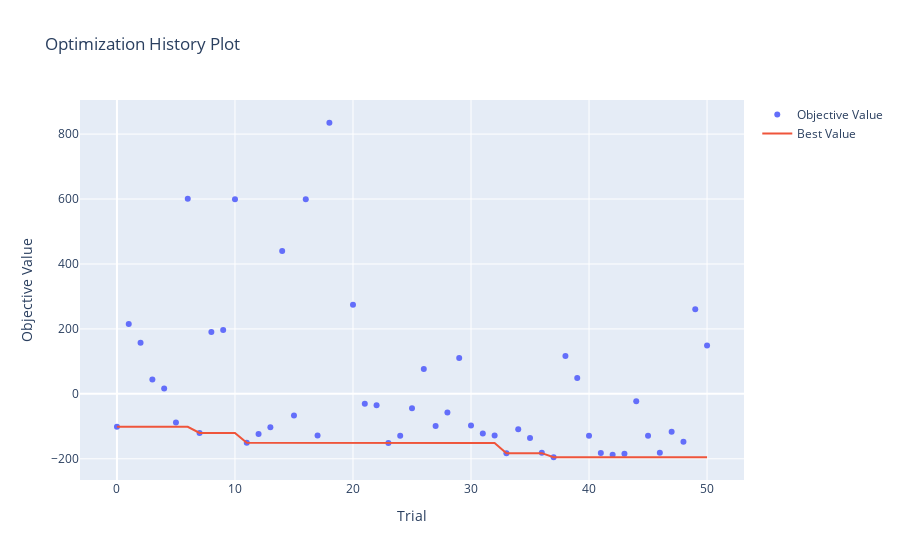
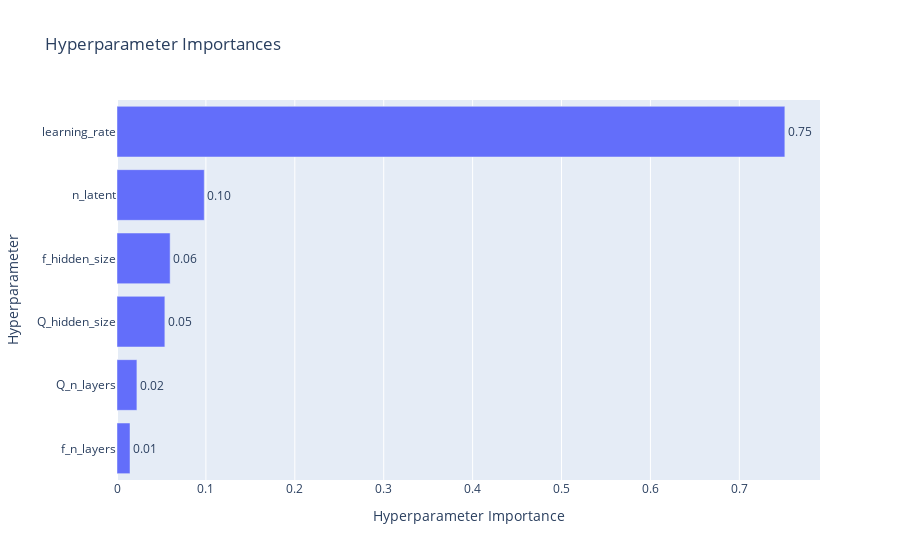
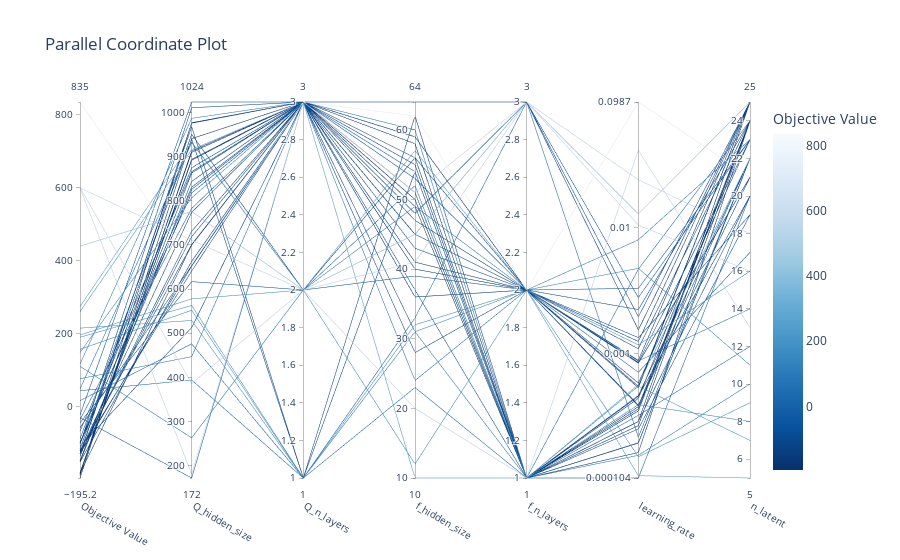
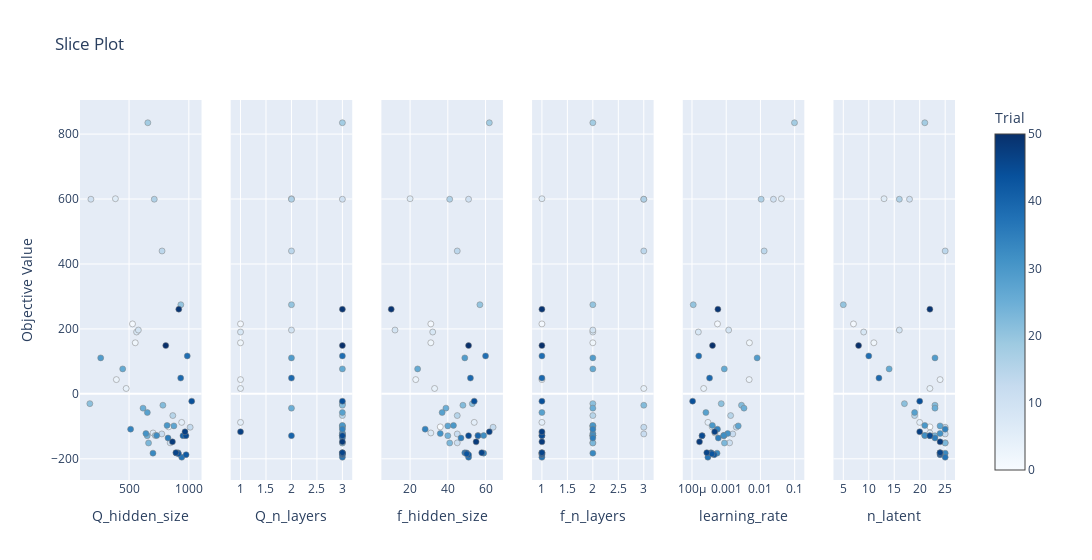

Notebook cell for these charts, in order:
### Code cell
from optuna.visualization import plot_optimization_history, plot_param_importances, plot_parallel_coordinate, plot_slice

# Show optimization history (objective value per trial)
fig1 = plot_optimization_history(study)
fig1.show()

# Show parameter importances
fig2 = plot_param_importances(study)
fig2.show()

# Show parallel coordinate plot (hyperparameters vs. objective)
fig3 = plot_parallel_coordinate(study)
fig3.show()

# Show slice plot (parameter values vs. objective)
fig4 = plot_slice(study)
fig4.show()

### Figure 1 — Plotly figure (JSON) as saved in the notebook; plotly's stock layout.template omitted (floating-point values rounded to 4 significant figures)
{"data": [{"mode": "markers", "name": "Objective Value", "type": "scatter", "x": [0, 1, 2, 3, 4, 5, 6, 7, 8, 9, 10, 11, 12, 13, 14, 15, 16, 17, 18, 20, 21, 22, 23, 24, 25, 26, 27, 28, 29, 30, 31, 32, 33, 34, 35, 36, 37, 38, 39, 40, 41, 42, 43, 44, 45, 46, 47, 48, 49, 50], "y": [-101.7, 215.4, 157.3, 43.9, 16.63, -87.84, 601.0, -120.4, 190.5, 196.5, 599.4, -150.9, -123.5, -102.8, 440.0, -66.88, 599.4, -128.1, 835.0, 274.5, -30.12, -34.99, -151.3, -129.0, -43.95, 76.83, -98.63, -57.52, 110.8, -97.23, -122.2, -128.4, -182.6, -108.7, -135.9, -181.6, -195.2, 116.8, 48.61, -128.8, -181.9, -187.4, -184.8, -22.46, -128.7, -181.1, -116.9, -147.8, 260.8, 148.8]}, {"mode": "lines", "name": "Best Value", "type": "scatter", "x": [0, 1, 2, 3, 4, 5, 6, 7, 8, 9, 10, 11, 12, 13, 14, 15, 16, 17, 18, 19, 20, 21, 22, 23, 24, 25, 26, 27, 28, 29, 30, 31, 32, 33, 34, 35, 36, 37, 38, 39, 40, 41, 42, 43, 44, 45, 46, 47, 48, 49, 50], "y": [-101.7, -101.7, -101.7, -101.7, -101.7, -101.7, -101.7, -120.4, -120.4, -120.4, -120.4, -150.9, -150.9, -150.9, -150.9, -150.9, -150.9, -150.9, -150.9, -150.9, -150.9, -150.9, -150.9, -151.3, -151.3, -151.3, -151.3, -151.3, -151.3, -151.3, -151.3, -151.3, -151.3, -182.6, -182.6, -182.6, -182.6, -195.2, -195.2, -195.2, -195.2, -195.2, -195.2, -195.2, -195.2, -195.2, -195.2, -195.2, -195.2, -195.2, -195.2]}, {"marker": {"color": "#cccccc"}, "mode": "markers", "name": "Infeasible Trial", "showlegend": false, "type": "scatter", "x": [], "y": []}], "layout": {"title": {"text": "Optimization History Plot"}, "xaxis": {"title": {"text": "Trial"}}, "yaxis": {"title": {"text": "Objective Value"}}}}

### Figure 2 — Plotly figure (JSON) as saved in the notebook; plotly's stock layout.template omitted (floating-point values rounded to 4 significant figures)
{"data": [{"cliponaxis": false, "hovertemplate": ["f_n_layers (IntDistribution): 0.014654417758052153<extra></extra>", "Q_n_layers (IntDistribution): 0.022394353264363676<extra></extra>", "Q_hidden_size (IntDistribution): 0.05382933523958036<extra></extra>", "f_hidden_size (IntDistribution): 0.059768576039967866<extra></extra>", "n_latent (IntDistribution): 0.09814010174602716<extra></extra>", "learning_rate (FloatDistribution): 0.7512132159520089<extra></extra>"], "name": "Objective Value", "orientation": "h", "text": ["0.01", "0.02", "0.05", "0.06", "0.10", "0.75"], "textposition": "outside", "type": "bar", "x": [0.01465, 0.02239, 0.05383, 0.05977, 0.09814, 0.7512], "y": ["f_n_layers", "Q_n_layers", "Q_hidden_size", "f_hidden_size", "n_latent", "learning_rate"]}], "layout": {"title": {"text": "Hyperparameter Importances"}, "xaxis": {"title": {"text": "Hyperparameter Importance"}}, "yaxis": {"title": {"text": "Hyperparameter"}}}}

### Figure 3 — Plotly figure (JSON) as saved in the notebook; plotly's stock layout.template omitted (floating-point values rounded to 4 significant figures)
{"data": [{"dimensions": [{"label": "Objective Value", "range": [-195.2, 835.0], "values": [-101.7, 215.4, 157.3, 43.9, 16.63, -87.84, 601.0, -120.4, 190.5, 196.5, 599.4, -150.9, -123.5, -102.8, 440.0, -66.88, 599.4, -128.1, 835.0, 274.5, -30.12, -34.99, -151.3, -129.0, -43.95, 76.83, -98.63, -57.52, 110.8, -97.23, -122.2, -128.4, -182.6, -108.7, -135.9, -181.6, -195.2, 116.8, 48.61, -128.8, -181.9, -187.4, -184.8, -22.46, -128.7, -181.1, -116.9, -147.8, 260.8, 148.8]}, {"label": "Q_hidden_size", "range": [172, 1024], "values": [831, 529, 552, 394, 476, 940, 386, 701, 563, 578, 181, 844, 774, 1011, 776, 866, 711, 719, 657, 933, 172, 783, 663, 652, 617, 447, 875, 653, 263, 818, 641, 731, 700, 513, 826, 910, 941, 987, 932, 951, 894, 977, 913, 1024, 976, 892, 968, 863, 916, 807]}, {"label": "Q_n_layers", "range": [1, 3], "values": [3, 1, 1, 1, 1, 1, 2, 3, 1, 2, 3, 3, 3, 3, 2, 3, 2, 3, 3, 2, 3, 3, 3, 3, 2, 3, 3, 3, 2, 3, 3, 3, 3, 3, 3, 3, 3, 3, 2, 2, 3, 3, 3, 3, 3, 3, 1, 3, 3, 3]}, {"label": "f_hidden_size", "range": [10, 64], "values": [36, 31, 31, 23, 33, 54, 20, 31, 32, 12, 51, 45, 45, 64, 45, 45, 41, 56, 62, 57, 53, 48, 41, 40, 39, 24, 40, 37, 49, 43, 36, 59, 59, 28, 47, 49, 51, 60, 52, 56, 50, 51, 50, 54, 51, 58, 62, 55, 10, 51]}, {"label": "f_n_layers", "range": [1, 3], "values": [2, 1, 2, 1, 3, 1, 1, 1, 2, 2, 3, 2, 3, 3, 3, 2, 3, 2, 2, 2, 2, 3, 2, 2, 2, 2, 2, 1, 2, 2, 2, 2, 2, 2, 2, 1, 1, 1, 1, 1, 1, 1, 1, 1, 1, 1, 1, 1, 1, 1]}, {"label": "learning_rate", "range": [-3.982, -1.006], "ticktext": ["0.000104", "0.001", "0.01", "0.0987"], "tickvals": [-3.982, -3, -2, -1.006], "values": [-3.411, -3.255, -2.322, -2.33, -3.659, -3.534, -1.388, -3.329, -3.814, -2.929, -1.621, -2.901, -2.809, -2.705, -1.892, -2.871, -1.98, -3.072, -1.006, -3.964, -3.145, -2.554, -3.051, -3.066, -2.481, -3.056, -2.649, -3.594, -2.097, -3.404, -2.958, -3.073, -3.268, -3.256, -3.231, -3.452, -3.535, -3.803, -3.487, -3.704, -3.435, -3.352, -3.418, -3.982, -3.706, -3.568, -3.336, -3.78, -3.243, -3.401]}, {"label": "n_latent", "range": [5, 25], "values": [22, 7, 11, 24, 22, 20, 13, 22, 9, 16, 18, 25, 25, 25, 25, 19, 16, 21, 21, 5, 17, 23, 25, 23, 23, 14, 24, 19, 23, 21, 24, 21, 25, 25, 23, 24, 25, 10, 12, 22, 24, 24, 24, 20, 22, 24, 20, 24, 22, 8]}], "labelangle": 30, "labelside": "bottom", "line": {"color": [-101.7, 215.4, 157.3, 43.9, 16.63, -87.84, 601.0, -120.4, 190.5, 196.5, 599.4, -150.9, -123.5, -102.8, 440.0, -66.88, 599.4, -128.1, 835.0, 274.5, -30.12, -34.99, -151.3, -129.0, -43.95, 76.83, -98.63, -57.52, 110.8, -97.23, -122.2, -128.4, -182.6, -108.7, -135.9, -181.6, -195.2, 116.8, 48.61, -128.8, -181.9, -187.4, -184.8, -22.46, -128.7, -181.1, -116.9, -147.8, 260.8, 148.8], "colorbar": {"title": {"text": "Objective Value"}}, "colorscale": [[0, "rgb(247,251,255)"], [0.125, "rgb(222,235,247)"], [0.25, "rgb(198,219,239)"], [0.375, "rgb(158,202,225)"], [0.5, "rgb(107,174,214)"], [0.625, "rgb(66,146,198)"], [0.75, "rgb(33,113,181)"], [0.875, "rgb(8,81,156)"], [1, "rgb(8,48,107)"]], "reversescale": true, "showscale": true}, "type": "parcoords"}], "layout": {"title": {"text": "Parallel Coordinate Plot"}}}

### Figure 4 — Plotly figure (JSON) as saved in the notebook; plotly's stock layout.template omitted (floating-point values rounded to 4 significant figures)
{"data": [{"marker": {"color": [0, 1, 2, 3, 4, 5, 6, 7, 8, 9, 10, 11, 12, 13, 14, 15, 16, 17, 18, 20, 21, 22, 23, 24, 25, 26, 27, 28, 29, 30, 31, 32, 33, 34, 35, 36, 37, 38, 39, 40, 41, 42, 43, 44, 45, 46, 47, 48, 49, 50], "colorbar": {"title": {"text": "Trial"}, "x": 1, "xpad": 40}, "colorscale": [[0, "rgb(247,251,255)"], [0.125, "rgb(222,235,247)"], [0.25, "rgb(198,219,239)"], [0.375, "rgb(158,202,225)"], [0.5, "rgb(107,174,214)"], [0.625, "rgb(66,146,198)"], [0.75, "rgb(33,113,181)"], [0.875, "rgb(8,81,156)"], [1, "rgb(8,48,107)"]], "line": {"color": "Grey", "width": 0.5}, "showscale": true}, "mode": "markers", "name": "Feasible Trial", "showlegend": false, "type": "scatter", "x": [831, 529, 552, 394, 476, 940, 386, 701, 563, 578, 181, 844, 774, 1011, 776, 866, 711, 719, 657, 933, 172, 783, 663, 652, 617, 447, 875, 653, 263, 818, 641, 731, 700, 513, 826, 910, 941, 987, 932, 951, 894, 977, 913, 1024, 976, 892, 968, 863, 916, 807], "xaxis": "x", "y": [-101.7, 215.4, 157.3, 43.9, 16.63, -87.84, 601.0, -120.4, 190.5, 196.5, 599.4, -150.9, -123.5, -102.8, 440.0, -66.88, 599.4, -128.1, 835.0, 274.5, -30.12, -34.99, -151.3, -129.0, -43.95, 76.83, -98.63, -57.52, 110.8, -97.23, -122.2, -128.4, -182.6, -108.7, -135.9, -181.6, -195.2, 116.8, 48.61, -128.8, -181.9, -187.4, -184.8, -22.46, -128.7, -181.1, -116.9, -147.8, 260.8, 148.8], "yaxis": "y"}, {"marker": {"color": [0, 1, 2, 3, 4, 5, 6, 7, 8, 9, 10, 11, 12, 13, 14, 15, 16, 17, 18, 20, 21, 22, 23, 24, 25, 26, 27, 28, 29, 30, 31, 32, 33, 34, 35, 36, 37, 38, 39, 40, 41, 42, 43, 44, 45, 46, 47, 48, 49, 50], "colorbar": {"title": {"text": "Trial"}, "x": 1, "xpad": 40}, "colorscale": [[0, "rgb(247,251,255)"], [0.125, "rgb(222,235,247)"], [0.25, "rgb(198,219,239)"], [0.375, "rgb(158,202,225)"], [0.5, "rgb(107,174,214)"], [0.625, "rgb(66,146,198)"], [0.75, "rgb(33,113,181)"], [0.875, "rgb(8,81,156)"], [1, "rgb(8,48,107)"]], "line": {"color": "Grey", "width": 0.5}, "showscale": false}, "mode": "markers", "name": "Feasible Trial", "showlegend": false, "type": "scatter", "x": [3, 1, 1, 1, 1, 1, 2, 3, 1, 2, 3, 3, 3, 3, 2, 3, 2, 3, 3, 2, 3, 3, 3, 3, 2, 3, 3, 3, 2, 3, 3, 3, 3, 3, 3, 3, 3, 3, 2, 2, 3, 3, 3, 3, 3, 3, 1, 3, 3, 3], "xaxis": "x2", "y": [-101.7, 215.4, 157.3, 43.9, 16.63, -87.84, 601.0, -120.4, 190.5, 196.5, 599.4, -150.9, -123.5, -102.8, 440.0, -66.88, 599.4, -128.1, 835.0, 274.5, -30.12, -34.99, -151.3, -129.0, -43.95, 76.83, -98.63, -57.52, 110.8, -97.23, -122.2, -128.4, -182.6, -108.7, -135.9, -181.6, -195.2, 116.8, 48.61, -128.8, -181.9, -187.4, -184.8, -22.46, -128.7, -181.1, -116.9, -147.8, 260.8, 148.8], "yaxis": "y2"}, {"marker": {"color": [0, 1, 2, 3, 4, 5, 6, 7, 8, 9, 10, 11, 12, 13, 14, 15, 16, 17, 18, 20, 21, 22, 23, 24, 25, 26, 27, 28, 29, 30, 31, 32, 33, 34, 35, 36, 37, 38, 39, 40, 41, 42, 43, 44, 45, 46, 47, 48, 49, 50], "colorbar": {"title": {"text": "Trial"}, "x": 1, "xpad": 40}, "colorscale": [[0, "rgb(247,251,255)"], [0.125, "rgb(222,235,247)"], [0.25, "rgb(198,219,239)"], [0.375, "rgb(158,202,225)"], [0.5, "rgb(107,174,214)"], [0.625, "rgb(66,146,198)"], [0.75, "rgb(33,113,181)"], [0.875, "rgb(8,81,156)"], [1, "rgb(8,48,107)"]], "line": {"color": "Grey", "width": 0.5}, "showscale": false}, "mode": "markers", "name": "Feasible Trial", "showlegend": false, "type": "scatter", "x": [36, 31, 31, 23, 33, 54, 20, 31, 32, 12, 51, 45, 45, 64, 45, 45, 41, 56, 62, 57, 53, 48, 41, 40, 39, 24, 40, 37, 49, 43, 36, 59, 59, 28, 47, 49, 51, 60, 52, 56, 50, 51, 50, 54, 51, 58, 62, 55, 10, 51], "xaxis": "x3", "y": [-101.7, 215.4, 157.3, 43.9, 16.63, -87.84, 601.0, -120.4, 190.5, 196.5, 599.4, -150.9, -123.5, -102.8, 440.0, -66.88, 599.4, -128.1, 835.0, 274.5, -30.12, -34.99, -151.3, -129.0, -43.95, 76.83, -98.63, -57.52, 110.8, -97.23, -122.2, -128.4, -182.6, -108.7, -135.9, -181.6, -195.2, 116.8, 48.61, -128.8, -181.9, -187.4, -184.8, -22.46, -128.7, -181.1, -116.9, -147.8, 260.8, 148.8], "yaxis": "y3"}, {"marker": {"color": [0, 1, 2, 3, 4, 5, 6, 7, 8, 9, 10, 11, 12, 13, 14, 15, 16, 17, 18, 20, 21, 22, 23, 24, 25, 26, 27, 28, 29, 30, 31, 32, 33, 34, 35, 36, 37, 38, 39, 40, 41, 42, 43, 44, 45, 46, 47, 48, 49, 50], "colorbar": {"title": {"text": "Trial"}, "x": 1, "xpad": 40}, "colorscale": [[0, "rgb(247,251,255)"], [0.125, "rgb(222,235,247)"], [0.25, "rgb(198,219,239)"], [0.375, "rgb(158,202,225)"], [0.5, "rgb(107,174,214)"], [0.625, "rgb(66,146,198)"], [0.75, "rgb(33,113,181)"], [0.875, "rgb(8,81,156)"], [1, "rgb(8,48,107)"]], "line": {"color": "Grey", "width": 0.5}, "showscale": false}, "mode": "markers", "name": "Feasible Trial", "showlegend": false, "type": "scatter", "x": [2, 1, 2, 1, 3, 1, 1, 1, 2, 2, 3, 2, 3, 3, 3, 2, 3, 2, 2, 2, 2, 3, 2, 2, 2, 2, 2, 1, 2, 2, 2, 2, 2, 2, 2, 1, 1, 1, 1, 1, 1, 1, 1, 1, 1, 1, 1, 1, 1, 1], "xaxis": "x4", "y": [-101.7, 215.4, 157.3, 43.9, 16.63, -87.84, 601.0, -120.4, 190.5, 196.5, 599.4, -150.9, -123.5, -102.8, 440.0, -66.88, 599.4, -128.1, 835.0, 274.5, -30.12, -34.99, -151.3, -129.0, -43.95, 76.83, -98.63, -57.52, 110.8, -97.23, -122.2, -128.4, -182.6, -108.7, -135.9, -181.6, -195.2, 116.8, 48.61, -128.8, -181.9, -187.4, -184.8, -22.46, -128.7, -181.1, -116.9, -147.8, 260.8, 148.8], "yaxis": "y4"}, {"marker": {"color": [0, 1, 2, 3, 4, 5, 6, 7, 8, 9, 10, 11, 12, 13, 14, 15, 16, 17, 18, 20, 21, 22, 23, 24, 25, 26, 27, 28, 29, 30, 31, 32, 33, 34, 35, 36, 37, 38, 39, 40, 41, 42, 43, 44, 45, 46, 47, 48, 49, 50], "colorbar": {"title": {"text": "Trial"}, "x": 1, "xpad": 40}, "colorscale": [[0, "rgb(247,251,255)"], [0.125, "rgb(222,235,247)"], [0.25, "rgb(198,219,239)"], [0.375, "rgb(158,202,225)"], [0.5, "rgb(107,174,214)"], [0.625, "rgb(66,146,198)"], [0.75, "rgb(33,113,181)"], [0.875, "rgb(8,81,156)"], [1, "rgb(8,48,107)"]], "line": {"color": "Grey", "width": 0.5}, "showscale": false}, "mode": "markers", "name": "Feasible Trial", "showlegend": false, "type": "scatter", "x": [0.0003878, 0.0005556, 0.004761, 0.004682, 0.0002195, 0.0002923, 0.04096, 0.0004687, 0.0001533, 0.001178, 0.02395, 0.001256, 0.001554, 0.001971, 0.01283, 0.001346, 0.01048, 0.0008471, 0.0987, 0.0001087, 0.0007157, 0.002795, 0.000889, 0.0008583, 0.003306, 0.0008795, 0.002245, 0.0002548, 0.007999, 0.000394, 0.0011, 0.0008455, 0.0005397, 0.0005545, 0.0005879, 0.0003533, 0.0002915, 0.0001575, 0.0003262, 0.0001979, 0.0003671, 0.0004449, 0.0003824, 0.0001042, 0.000197, 0.0002705, 0.0004613, 0.0001658, 0.0005711, 0.0003973], "xaxis": "x5", "y": [-101.7, 215.4, 157.3, 43.9, 16.63, -87.84, 601.0, -120.4, 190.5, 196.5, 599.4, -150.9, -123.5, -102.8, 440.0, -66.88, 599.4, -128.1, 835.0, 274.5, -30.12, -34.99, -151.3, -129.0, -43.95, 76.83, -98.63, -57.52, 110.8, -97.23, -122.2, -128.4, -182.6, -108.7, -135.9, -181.6, -195.2, 116.8, 48.61, -128.8, -181.9, -187.4, -184.8, -22.46, -128.7, -181.1, -116.9, -147.8, 260.8, 148.8], "yaxis": "y5"}, {"marker": {"color": [0, 1, 2, 3, 4, 5, 6, 7, 8, 9, 10, 11, 12, 13, 14, 15, 16, 17, 18, 20, 21, 22, 23, 24, 25, 26, 27, 28, 29, 30, 31, 32, 33, 34, 35, 36, 37, 38, 39, 40, 41, 42, 43, 44, 45, 46, 47, 48, 49, 50], "colorbar": {"title": {"text": "Trial"}, "x": 1, "xpad": 40}, "colorscale": [[0, "rgb(247,251,255)"], [0.125, "rgb(222,235,247)"], [0.25, "rgb(198,219,239)"], [0.375, "rgb(158,202,225)"], [0.5, "rgb(107,174,214)"], [0.625, "rgb(66,146,198)"], [0.75, "rgb(33,113,181)"], [0.875, "rgb(8,81,156)"], [1, "rgb(8,48,107)"]], "line": {"color": "Grey", "width": 0.5}, "showscale": false}, "mode": "markers", "name": "Feasible Trial", "showlegend": false, "type": "scatter", "x": [22, 7, 11, 24, 22, 20, 13, 22, 9, 16, 18, 25, 25, 25, 25, 19, 16, 21, 21, 5, 17, 23, 25, 23, 23, 14, 24, 19, 23, 21, 24, 21, 25, 25, 23, 24, 25, 10, 12, 22, 24, 24, 24, 20, 22, 24, 20, 24, 22, 8], "xaxis": "x6", "y": [-101.7, 215.4, 157.3, 43.9, 16.63, -87.84, 601.0, -120.4, 190.5, 196.5, 599.4, -150.9, -123.5, -102.8, 440.0, -66.88, 599.4, -128.1, 835.0, 274.5, -30.12, -34.99, -151.3, -129.0, -43.95, 76.83, -98.63, -57.52, 110.8, -97.23, -122.2, -128.4, -182.6, -108.7, -135.9, -181.6, -195.2, 116.8, 48.61, -128.8, -181.9, -187.4, -184.8, -22.46, -128.7, -181.1, -116.9, -147.8, 260.8, 148.8], "yaxis": "y6"}], "layout": {"title": {"text": "Slice Plot"}, "width": 1800, "xaxis": {"anchor": "y", "domain": [0, 0.1389], "title": {"text": "Q_hidden_size"}}, "xaxis2": {"anchor": "y2", "domain": [0.1722, 0.3111], "title": {"text": "Q_n_layers"}}, "xaxis3": {"anchor": "y3", "domain": [0.3444, 0.4833], "title": {"text": "f_hidden_size"}}, "xaxis4": {"anchor": "y4", "domain": [0.5167, 0.6556], "title": {"text": "f_n_layers"}}, "xaxis5": {"anchor": "y5", "domain": [0.6889, 0.8278], "title": {"text": "learning_rate"}, "type": "log"}, "xaxis6": {"anchor": "y6", "domain": [0.8611, 1], "title": {"text": "n_latent"}}, "yaxis": {"anchor": "x", "domain": [0, 1], "title": {"text": "Objective Value"}}, "yaxis2": {"anchor": "x2", "domain": [0, 1], "matches": "y", "showticklabels": false}, "yaxis3": {"anchor": "x3", "domain": [0, 1], "matches": "y", "showticklabels": false}, "yaxis4": {"anchor": "x4", "domain": [0, 1], "matches": "y", "showticklabels": false}, "yaxis5": {"anchor": "x5", "domain": [0, 1], "matches": "y", "showticklabels": false}, "yaxis6": {"anchor": "x6", "domain": [0, 1], "matches": "y", "showticklabels": false}}}
